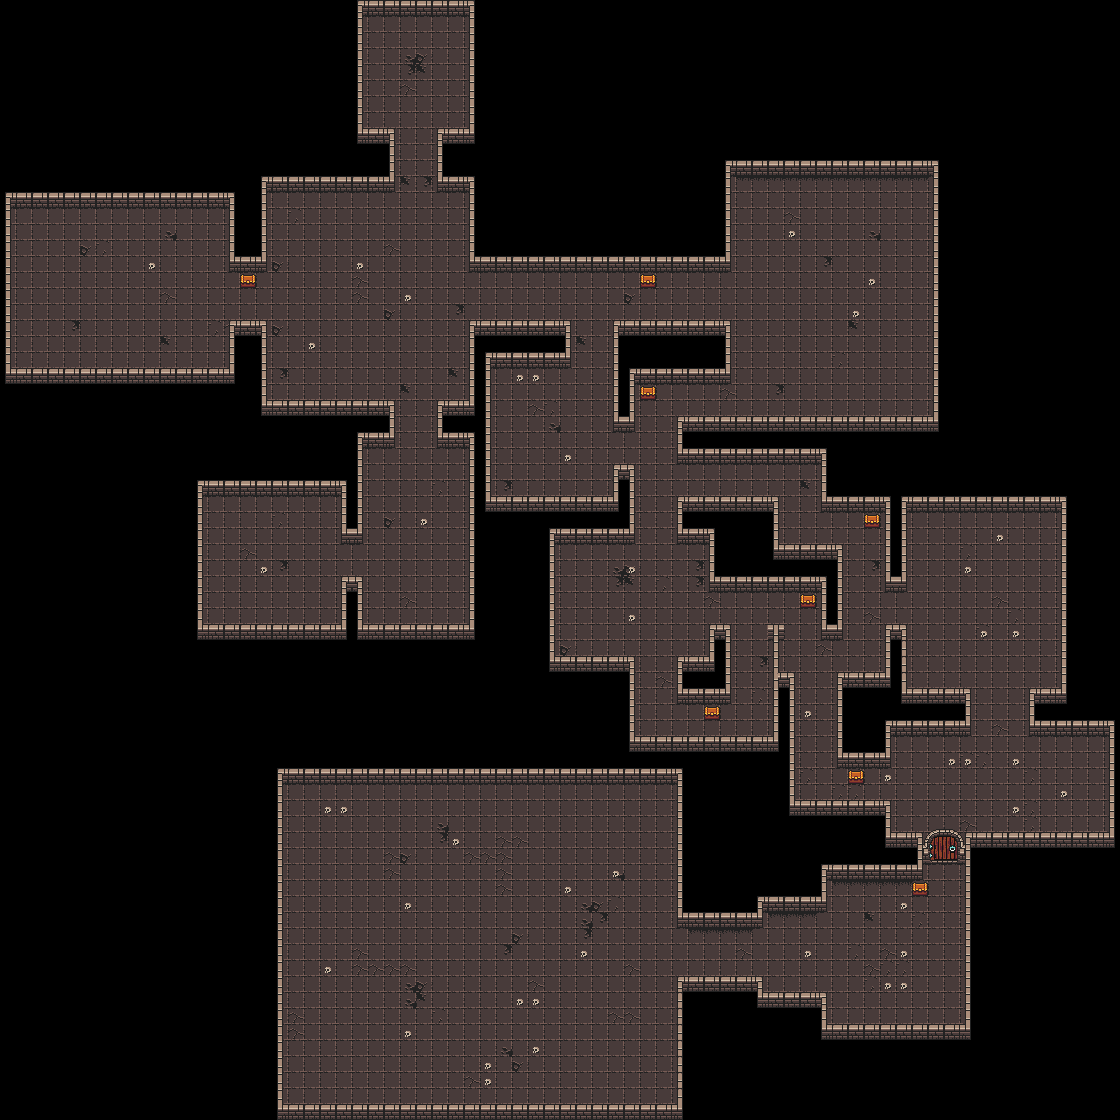

A level layout from a 2D game, rendered from its tile map. Below: a short description, then the map file with tile-grid data replaced by summaries:
An orthogonal 70x70 tile map with 16x16 px tiles, 7 tile layers (Floor, extras, Spawn, BossDoor, ...), 3 tilesets and 11 objects.

<map version="1.10" tiledversion="1.11.2" orientation="orthogonal" renderorder="right-down" width="70" height="70" tilewidth="16" tileheight="16" infinite="0" nextlayerid="15" nextobjectid="17">
<tileset firstgid="1" source="../Assets/Textures/0x72_DungeonTilesetII_v1.7.tsx" />
<tileset firstgid="1025" source="../Assets/Textures/atlas_floor-16x16.tsx" />
<tileset firstgid="1074" source="../Assets/Textures/atlas_walls_low-16x16.tsx" />
 <layer id="1" name="Floor" width="70" height="70">
  <properties>
   <property name="collidable" type="bool" value="false" />
  </properties>
  <data>[4900 cells, 2183 non-empty, 12 distinct tile ids]</data>
 </layer>
 <layer id="5" name="extras" width="70" height="70">
  <properties>
   <property name="collidable" type="bool" value="false" />
  </properties>
  <data>[4900 cells, 48 non-empty, 5 distinct tile ids]</data>
 </layer>
 <layer id="6" name="Spawn" width="70" height="70">
  <properties>
   <property name="collidable" type="bool" value="false" />
   <property name="spawnpoint" type="bool" value="true" />
  </properties>
  <data>[4900 cells, 1 non-empty, 1 distinct tile ids]</data>
 </layer>
 <layer id="8" name="BossDoor" width="70" height="70">
  <properties>
   <property name="BossDoor" type="bool" value="true" />
   <property name="collidable" type="bool" value="true" />
  </properties>
  <data>[4900 cells, 10 non-empty, 10 distinct tile ids]</data>
 </layer>
 <layer id="9" name="BossDoorOpen" width="70" height="70">
  <properties>
   <property name="BossDoor" type="bool" value="true" />
  </properties>
  <data>[4900 cells, 10 non-empty, 10 distinct tile ids]</data>
 </layer>
 <layer id="7" name="Walls" width="70" height="70">
  <properties>
   <property name="collidable" type="bool" value="true" />
  </properties>
  <data>[4900 cells, 681 non-empty, 9 distinct tile ids]</data>
 </layer>
 <objectgroup id="13" name="EnemySpawn">
  <object id="5" x="272" y="192.333" width="192.333" height="207">
   <properties>
    <property name="Name" value="room_1" />
    <property name="enemy_count" type="int" value="8" />
   </properties>
  </object>
  <object id="6" x="367.667" y="16.6667" width="95.6667" height="96">
   <properties>
    <property name="Name" value="room_2" />
    <property name="enemy_count" type="int" value="3" />
   </properties>
  </object>
  <object id="7" x="368" y="448.667" width="96.3333" height="174.333">
   <properties>
    <property name="Name" value="room_3" />
    <property name="enemy_count" type="int" value="3" />
   </properties>
  </object>
  <object id="8" x="208" y="496.667" width="128.333" height="127">
   <properties>
    <property name="Name" value="room_4" />
    <property name="enemy_count" type="int" value="2" />
   </properties>
  </object>
  <object id="9" x="495.333" y="369" width="113" height="127.667">
   <properties>
    <property name="Name" value="room_5" />
    <property name="enemy_count" type="int" value="4" />
   </properties>
  </object>
  <object id="10" x="735.667" y="176.667" width="193" height="239.333">
   <properties>
    <property name="Name" value="room_6" />
    <property name="enemy_count" type="int" value="8" />
   </properties>
  </object>
  <object id="11" x="560" y="544.333" width="143.667" height="110.667">
   <properties>
    <property name="Name" value="room_7" />
    <property name="enemy_count" type="int" value="6" />
   </properties>
  </object>
  <object id="12" x="912" y="511.667" width="144.333" height="176.333">
   <properties>
    <property name="Name" value="room_8" />
    <property name="enemy_count" type="int" value="5" />
   </properties>
  </object>
  <object id="13" x="896" y="751.333" width="209" height="64">
   <properties>
    <property name="Name" value="room_9" />
    <property name="enemy_count" type="int" value="3" />
   </properties>
  </object>
  <object id="14" x="289" y="785.667" width="382.667" height="317.333">
   <properties>
    <property name="Name" value="boss_room" />
    <property name="minion_count" type="int" value="0" />
   </properties>
  </object>
  <object id="16" x="832" y="895" width="128" height="112">
   <properties>
    <property name="Name" value="room_10" />
    <property name="enemy_count" type="int" value="6" />
   </properties>
  </object>
 </objectgroup>
 <layer id="14" name="Chests" width="70" height="70">
  <properties>
   <property name="collidable" type="bool" value="true" />
  </properties>
  <data>[4900 cells, 8 non-empty, 1 distinct tile ids]</data>
 </layer>
</map>
